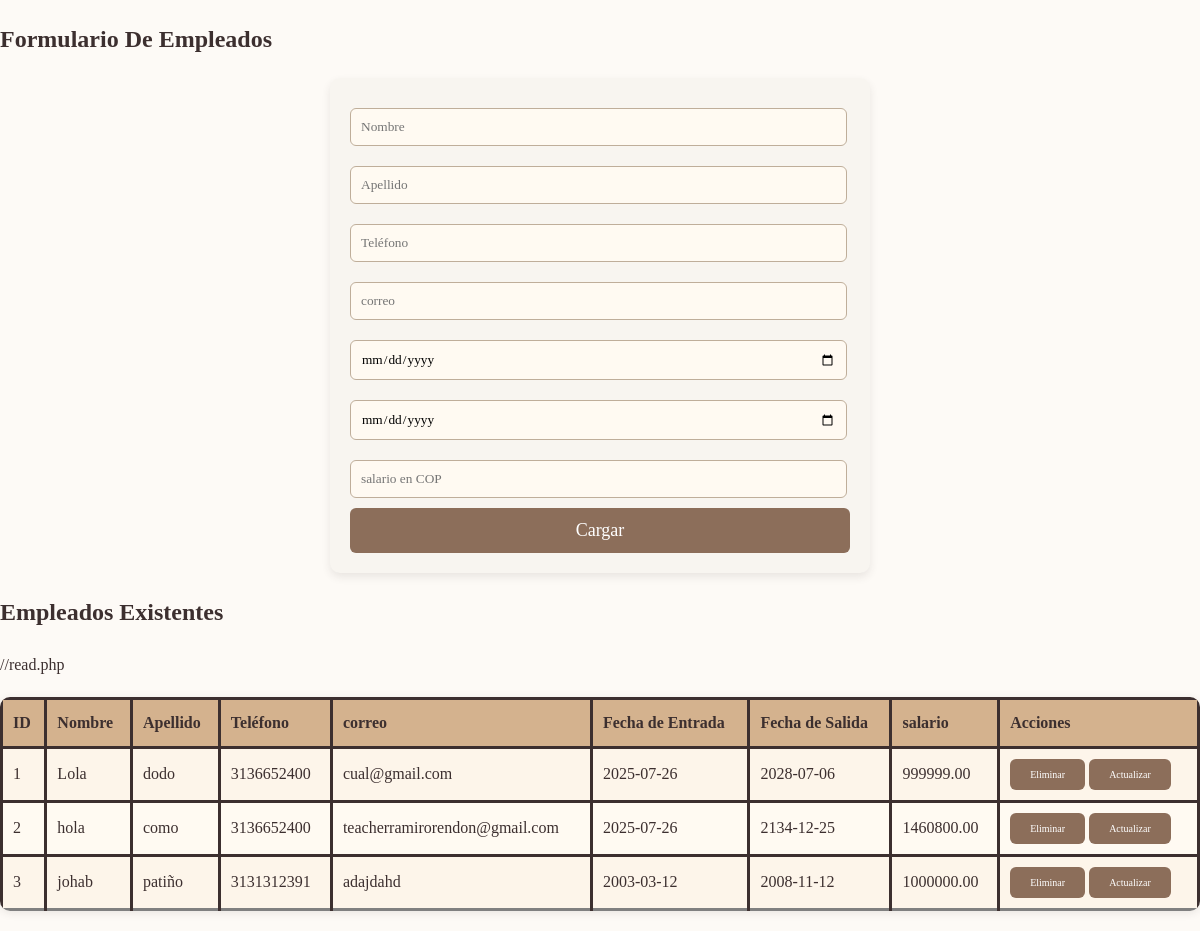
Page /crud_final_2.0/crud/empleados/index.php on the committed database.
### tables this page shows
CREATE TABLE `empleados` (
  `id` int NOT NULL,
  `nombre` varchar(50) NOT NULL,
  `apellido` varchar(50) NOT NULL,
  `telefono` varchar(20) NOT NULL,
  `correo` varchar(100) NOT NULL,
  `fecha_entrada` date NOT NULL,
  `fecha_salida` date NOT NULL,
  `salario` decimal(10,2) NOT NULL
);

### crud_final_2.0/crud/empleados/read.php (the view, shortened to what this page needs)
<?php
require 'db.php';
$consulta_hotel = mysqli_query($conn, "SELECT * FROM empleados");
if (mysqli_num_rows($consulta_hotel) > 0) {
    while ($row = mysqli_fetch_assoc($consulta_hotel)) {
        echo "<tr>
                <td>{$row['id']}</td>
                <td>{$row['nombre']}</td>
                <td>{$row['apellido']}</td>
                <td>{$row['telefono']}</td>
                <td>{$row['correo']}</td>
                <td>{$row['fecha_entrada']}</td>
                <td>{$row['fecha_salida']}</td>
                <td>{$row['salario']}</td>
                <td>
                    <button onclick='eliminarempleados({$row['id']})'>Eliminar</button>
                    <button onclick='mostrarFormularioActualizar({$row['id']}, \"{$row['nombre']}\", \"{$row['apellido']}\", \"{$row['telefono']}\", \"{$row['correo']}\", \"{$row['fecha_entrada']}\", \"{$row['fecha_salida']}\", \"{$row['salario']}\")'>Actualizar</button>
                </td>
            </tr>";
    }
} else {
    echo "<tr><td colspan='9'>No hay empleados registrados.</td></tr>";
}
?>

### crud_final_2.0/crud/empleados/index.php (shortened to what this page needs)
<!DOCTYPE html>
<html lang="es">
<head>
    <link rel="stylesheet" href="css/styles.css">
</head>
<body>
<div class="container">
    <h2>Formulario De Empleados</h2>
    <form action="create.php" method="POST" onsubmit="return validarFormulario()">
        <input type="text" name="nombre" placeholder="Nombre" required>
        <input type="text" name="apellido" placeholder="Apellido" required>
        <input type="text" name="telefono" placeholder="Teléfono" required>
        <input type="text" name="correo" placeholder="correo" required>
        <input type="date" name="fecha_entrada" required>
        <input type="date" name="fecha_salida" required>
        <input type="number" name="salario" placeholder="salario en COP" required>
        <button type="submit">Cargar</button>
    </form>
    <h2>Empleados Existentes</h2>
    <table>
        <tr>
            <th>ID</th>
            <th>Nombre</th>
            <th>Apellido</th>
            <th>Teléfono</th>
            <th>correo</th>
            <th>Fecha de Entrada</th>
            <th>Fecha de Salida</th>
            <th>salario</th>
            <th>Acciones</th>
        </tr>
        <?php include 'read.php'; ?>
    </table>
</div>
</body>
</html>

### crud_final_2.0/crud/empleados/css/styles.css (style rules this page uses)
body { font-family: 'Dancing Script', cursive; background-color: #fdfaf6; margin: 0; padding: 0; color: #3c2f2f; line-height: 1.6; scroll-behavior: smooth; position: relative; }
body::before { content: ""; background: url('https://images.unsplash.com/photo-1600585154340-be6161a56a0c') no-repeat center center/cover; position: fixed; top: 0; left: 0; width: 100%; height: 100%; opacity: 0.12; z-index: -1; }
table { width: 100%; border-collapse: collapse; margin: 20px 0; background-color: #fffaf2; box-shadow: 0 2px 8px rgba(60, 47, 47, 0.1); border-radius: 10px; overflow: hidden; font-family: 'Dancing Script', cursive; border-style: medium; }
table th, table td { padding: 10px; text-align: left; border-bottom: 1px solid #e8dccc; border-style: solid; }
table th { background-color: #d4b28e; color: #3c2f2f; border-style: solid; }
table tr:nth-child(even) { background-color: #fdf5ea; border-style: solid; }
button { background-color: #8c6e5a; color: white; border: none; padding: 10px 20px; cursor: pointer; border-radius: 6px; font-size: 10px; font-family: 'Dancing Script', cursive; transition: background-color 0.3s ease; }
form { background-color: #f8f5f0; padding: 20px; margin: 20px 0; border-radius: 10px; box-shadow: 0 4px 8px rgba(60, 47, 47, 0.1); max-width: 500px; margin-left: auto; margin-right: auto; font-family: 'Dancing Script', cursive; }
form input[type="text"], form input[type="date"], form input[type="number"] { width: 95%; padding: 10px; margin: 10px 0; border: 1px solid #bfae9a; border-radius: 6px; background-color: #fffaf2; font-family: 'Dancing Script', cursive; }
form button { width: 100%; padding: 12px; font-size: 18px; border-radius: 6px; background-color: #8c6e5a; }

### rows in the picture
empleados: id "1", nombre "Lola", apellido "dodo", telefono "3136652400", correo "cual@gmail.com", fecha_entrada "2025-07-26", fecha_salida "2028-07-06", salario "999999.00"
empleados: id "2", nombre "hola", apellido "como", telefono "3136652400", correo "teacherramirorendon@gmail.com", fecha_entrada "2025-07-26", fecha_salida "2134-12-25", salario "1460800.00"
empleados: id "3", nombre "johab", apellido "patiño", telefono "3131312391", correo "adajdahd", fecha_entrada "2003-03-12", fecha_salida "2008-11-12", salario "1000000.00"
